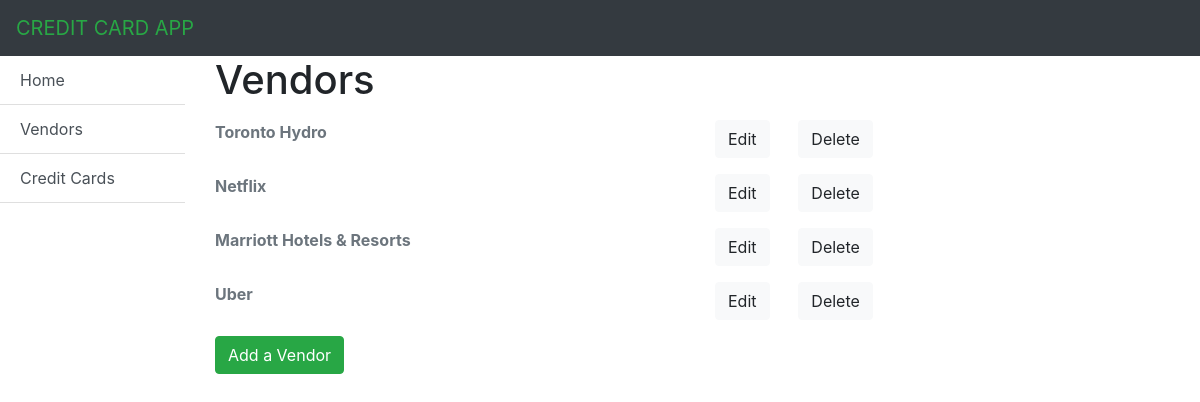
/appCardVendor/vendors, run on the app's committed database.
### appCardVendor/models.py (models this page shows, shortened)
class Vendor(models.Model):
    name = models.CharField(max_length=50)
    url = models.CharField(max_length=50)
    username = models.CharField(max_length=50)
    password = models.CharField(max_length=50)
    card = models.ForeignKey('Card', on_delete=models.SET_NULL, null=True) # set null to True so if card is deleted then vendor is NOT deleted.

### appCardVendor/views.py (the view)
# urls.py: path('vendors', views.VendorListView.as_view(), name='vendor_list'),
class VendorListView(ListView):
    model=Vendor

### appCardVendor/templates/appCardVendor/vendor_list.html
{% extends "appCardVendor/base_generic.html" %}
{% block content %}
<div class="mb-3">
    <h1>Vendors</h1>
</div>
{% if vendor_list %}
    {% for vendor in vendor_list %}
        <dl class="row">
            <dt class="col-sm-6">
                <a class="text-muted" href="{% url 'vendor_update_form' vendor.id %}">{{ vendor.name }}</a>
            </dt>
            <dt class="col-sm-1">
                <a class="btn btn-light" href="{% url 'vendor_update_form' vendor.id %}">Edit</a>
            </dt>
            <dt class="col-sm-1">
                <a class="btn btn-light" href="{% url 'vendor_confirm_delete' vendor.id %}">Delete</a>
            </dt>
        </dl>
    {% endfor %}
{% else %}
    <p>There are no vendors registered your account.</p>
{% endif %}
<a class="btn btn-success" href="{% url 'vendor_create_form' %}" role="button">Add a Vendor</a>
{% endblock %}

### data on the page
Vendor: name "Toronto Hydro"
Vendor: name "Netflix"
Vendor: name "Marriott Hotels & Resorts"
Vendor: name "Uber"
